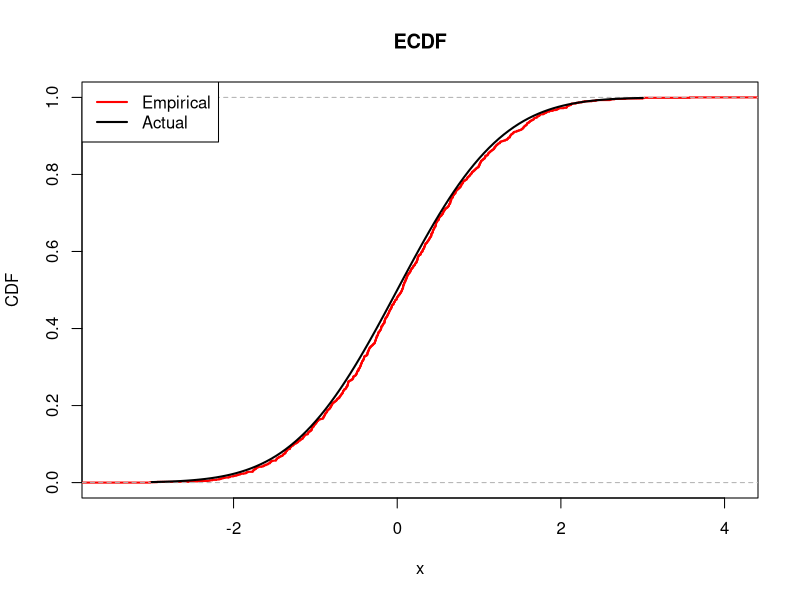
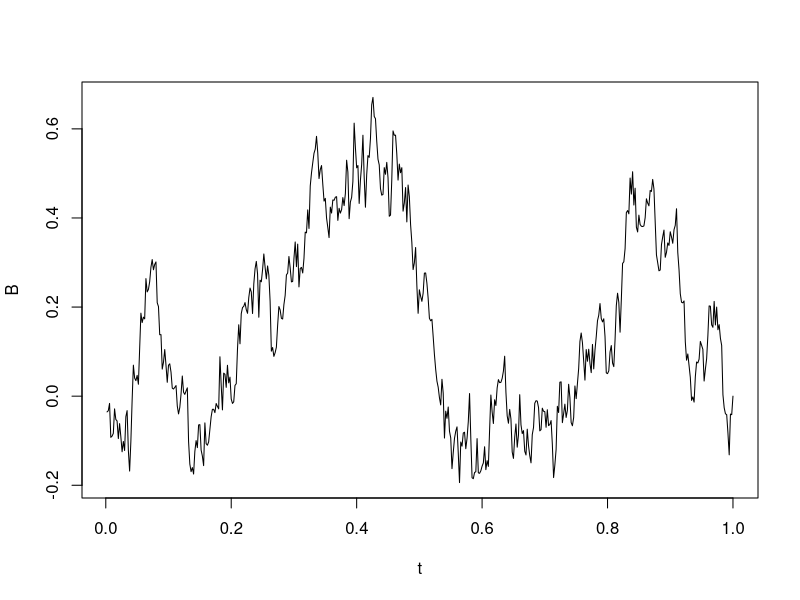
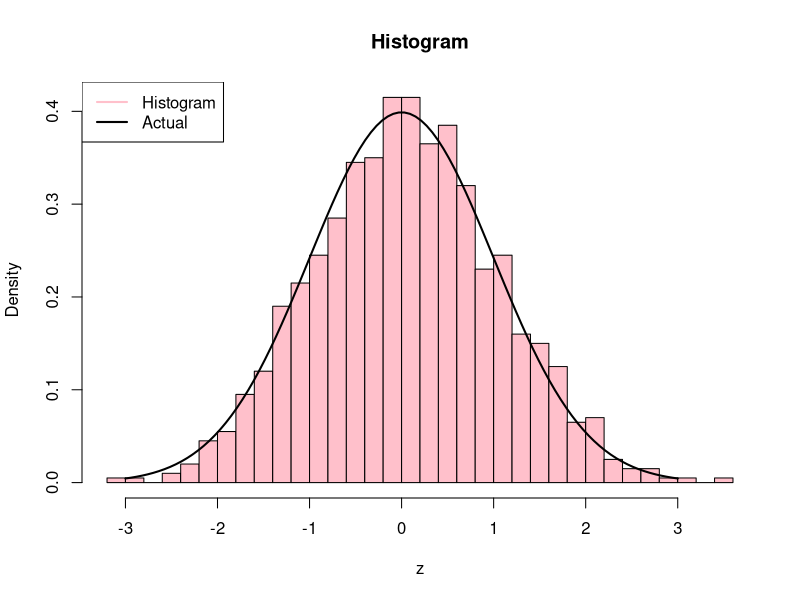
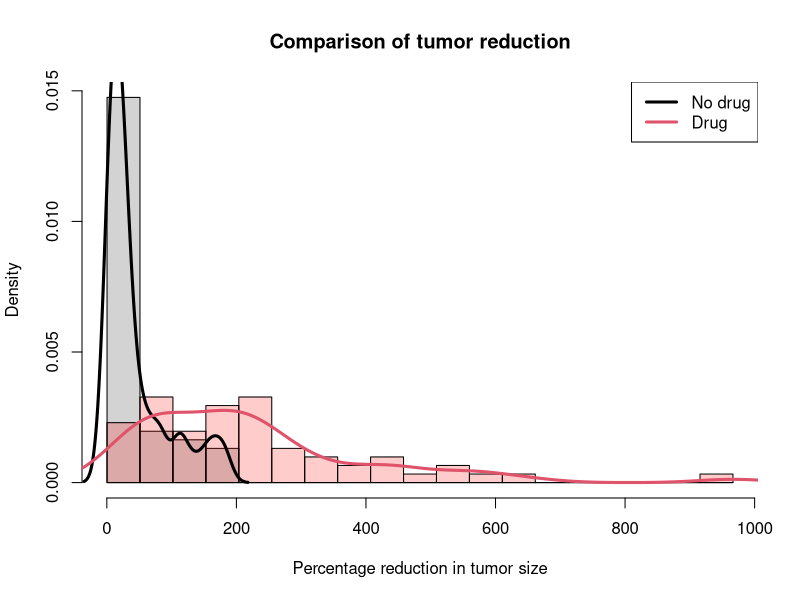

Here is the R script that generated these plots, in order:
## ---- chunk 1
knitr::opts_chunk$set(cache=TRUE, autodep=TRUE, cache.comments=TRUE)
## ---- chunk 2
sample(x=letters, size=10) # Without replacement, the default
sample(x=c(0,1), size=10, replace=TRUE) # With replacement
sample(x=seq(0,1,0.2), size = 3) # Arguments set as x=1:10, size=10, replace=FALSE
## ---- chunk 3
n = 1000
z = rnorm(n, mean=0, sd=1) # These are the defaults for mean, sd
mean(z)  # Check: sample mean is approximately 0
var(z)   # Check: sample variance is approximately 1
## ---- chunk 4
x = seq(-3,3,length=100)
ecdf.fun = ecdf(z) # Create the ECDF
class(ecdf.fun) # It's a function!
ecdf.fun(0)

# We can plot it 
plot(ecdf.fun, lwd=2, col="red", ylab="CDF", main="ECDF")
lines(x, pnorm(x), lwd=2)
legend("topleft", legend=c("Empirical", "Actual"), lwd=2, 
       col=c("red","black"))
## ---- chunk 5
n = 500
t = 1:n/n
Sig = t %o% (1-t)
Sig = pmin(Sig, t(Sig))
eig = eigen(Sig)
Sig_half = eig$vec %*% diag(sqrt(eig$val)) %*% t(eig$vec)
B = Sig_half %*% rnorm(n)
plot(t, B, type="l")
## ---- chunk 6
ks.test(rnorm(n), rt(n, df=1)) # Normal versus t1
ks.test(rnorm(n), rt(n, df=10)) # Normal versus t10
## ---- chunk 7
hist.obj = hist(z, breaks=30, plot=FALSE) 
class(hist.obj) # It's a list
hist.obj$breaks # These are the break points that were used
hist.obj$density # These are the estimated probabilities

# We can plot it
plot(hist.obj, col="pink", freq=FALSE, main="Histogram")
lines(x, dnorm(x), lwd=2)
legend("topleft", legend=c("Histogram", "Actual"), lwd=2, 
       col=c("pink","black"))
## ---- chunk 8
mean(rnorm(n))
mean(rnorm(n))
mean(rnorm(n))
mean(rnorm(n))
## ---- chunk 9
# Getting the same 5 random normals over and over
set.seed(0); rnorm(5)
set.seed(0); rnorm(5)
set.seed(0); rnorm(5)
## ---- chunk 10
# Different seeds, different numbers
set.seed(1); rnorm(5)
set.seed(2); rnorm(5)
set.seed(3); rnorm(5)
## ---- chunk 11
# Each time the seed is set, the same sequence follows (indefinitely)
set.seed(0); rnorm(3); rnorm(2); rnorm(1)
set.seed(0); rnorm(3); rnorm(2); rnorm(1)
set.seed(0); rnorm(3); rnorm(2); rnorm(1)
## ---- chunk 12
# Simulate, supposing 60 subjects in each group 
set.seed(0)
n = 60 
mu_drug = 2
mu_nodrug = runif(n, min=0, max=1)
x_drug = 100*rexp(n, rate=1/mu_drug) 
x_nodrug = 100*rexp(n, rate=1/mu_nodrug)
## ---- chunk 13
# Find the range of all the measurements together, and define breaks
x_range = range(c(x_nodrug,x_drug))
breaks = seq(min(x_range),max(x_range),length=20)

# Produce hist of the non drug measurements, then drug measurements on top
hist(x_nodrug, breaks=breaks, probability=TRUE, xlim=x_range, 
     col="lightgray", xlab="Percentage reduction in tumor size", 
     main="Comparison of tumor reduction")

# Plot a histogram of the drug measurements, on top
hist(x_drug, breaks=breaks, probability=TRUE, col=rgb(1,0,0,0.2), add=TRUE) 

# Draw estimated densities on top, for each dist
lines(density(x_nodrug), lwd=3, col=1)
lines(density(x_drug), lwd=3, col=2)
legend("topright", legend=c("No drug","Drug"), lty=1, lwd=3, col=1:2)
